Frame 1 (no input): blank canvas, image omitted
Frame 60 (no input): blank canvas, image omitted
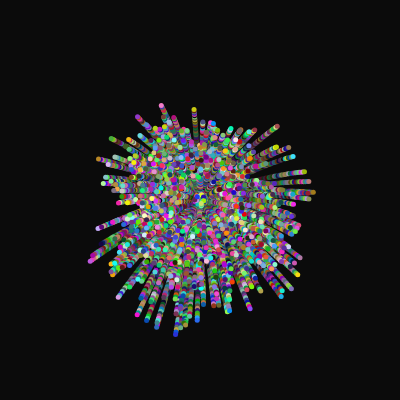
Frame 120 (the mouse pressed at the canvas centre since frame 60)

The p5.js sketch whose frames 1 and 60 were blank and that drew this single picture after the mouse press (run headless with seeded random() and noise() and a simulated clock; from frame 60 on, the mouse is pressed at the canvas centre):

// p5.js sketch
// ── sketch.js
let firework;
let fireworks = []

function setup() {
  createCanvas(400, 400);
}

function draw() {
  background(0, 10);
  if(firework){
    firework.update()
    if(firework.burst()){
     fireworks.push(new Firework(mouseX, mouseY, random(2, 300)) )
    }
  }
  for(let i = 0; i<fireworks.length; i++){
    fireworks[i].update()
  }
}

function mousePressed(){
    firework = new Firework(mouseX, mouseY, random(2, 300));
}

class Firework {
  constructor(x, y, n) {
    this.p = [];
    this.numParticles = 50;
    for (let i = 0; i < this.numParticles; i++) {
      this.p.push(new Particle(x, y));
    }
  }
  
  burst() {
    let doburst = false;
    this.p.forEach(function(particle, i){
      if(particle.y-250<2){
        if(random(1000)<5){
          doburst=true
        }
      }
    })
    return doburst
  }

  update() {
    // this.p.forEach(function (particle, i) {
    //   if(particle.update()){
    //   particle.show();
    //     } else {
    //       this.p.splice(i,1)
    //     }
    // });
    
    for(let i = this.p.length-1; i>=0; i--){
      if(this.p[i].update()){
        this.p[i].show()
      }else {
        this.p.splice(i,1)
      }
    }
    
  }
}

class Particle {
  constructor(x, y) {
    this.x = x;
    this.y = y;
    this.speed = random(1, 2);
    this.fall = 0;
    this.gravity = 0.01;
    this.a = random(TWO_PI);
    this.moveX = cos(this.a) * this.speed;
    this.moveY = sin(this.a) * this.speed;
    this.lifeSpan = 200;
    this.ttl=this.lifeSpan
  }

  update() {
    this.x += this.moveX;
    this.y += this.moveY;
    this.y += this.fall;
    this.fall += this.gravity;
    this.ttl--
    return this.ttl>0
  }

  show() {
    fill(random(255), random(255), random(255));
    noStroke();
    ellipse(this.x, this.y, 5);
  }
}
